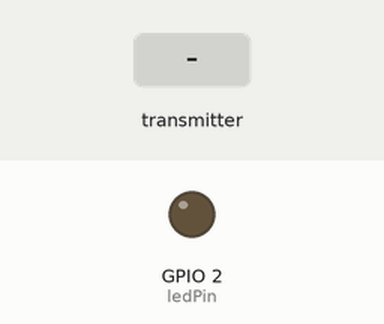
Recording of a sketch running on a simulated ESP32. Parts: output pins drawn as LEDs (lit = HIGH). The inputs (shaded band) are chosen by the test bench.

Above: at 1.2 s.
1.3 s: the transmitter starts sending ledState = 1
At 1.7 s:
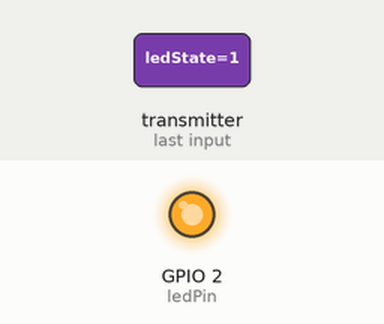
2.8 s: the transmitter starts sending ledState = 0
At 4.1 s:
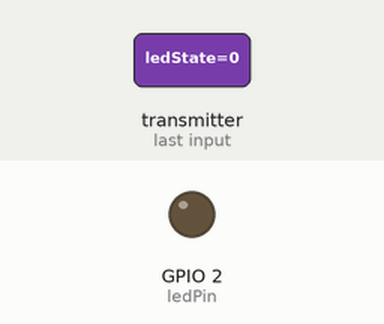
Timing chart, 0 to 5.8 s (numbered marks = the images above; inputs shaded):
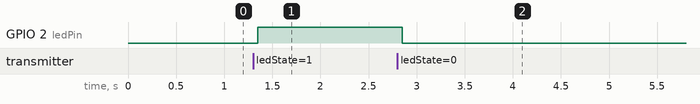

Measured:
- after the input at 1.3 s, GPIO 2 (ledPin): LOW → HIGH after 0.05 s
- after the input at 2.8 s, GPIO 2 (ledPin): HIGH → LOW after 0.05 s

The sketch:

slave.ino
```cpp
#include <esp_now.h>
#include <WiFi.h>

// Structure example to receive data
// Must match the sender structure
typedef struct struct_message {
  bool ledState;
} struct_message;

// Create a struct_message called myData
struct_message myData;

const int ledPin = 2; // GPIO where the LED is connected

void OnDataRecv(const uint8_t * mac, const uint8_t *incomingData, int len) {
  memcpy(&myData, incomingData, sizeof(myData));
  digitalWrite(ledPin, myData.ledState ? HIGH : LOW);
}

void setup() {
  Serial.begin(115200);
  pinMode(ledPin, OUTPUT);

  // Initialize ESP-NOW
  if (esp_now_init() != ESP_OK) {
    Serial.println("Error initializing ESP-NOW");
    return;
  }

  // Register for receive callback
  esp_now_register_recv_cb(OnDataRecv);
}

void loop() {
  // Nothing needed here
}
```
